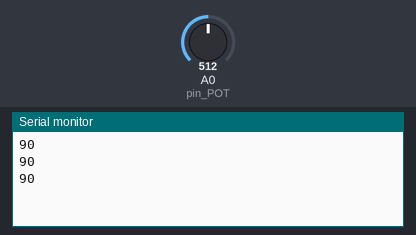
Bench run of a sketch on a simulated Arduino Uno, built with avr-gcc and run on an emulated ATmega328P. On the bench: the last lines printed to the serial monitor. Inputs (shaded band) come from the test bench; at power-on: A0 (pin_POT) = 512. No radio packets arrive unless stated.

Above: at 1.3 s.
1.4 s: A0 (pin_POT) set to 716
At 1.9 s:
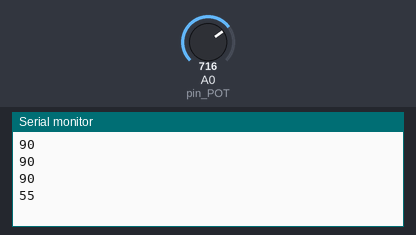
2.9 s: A0 (pin_POT) set to 900
At 3.4 s:
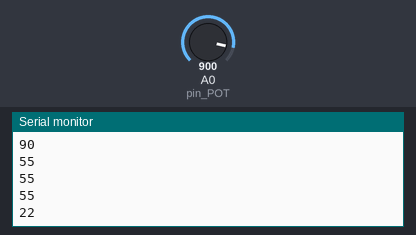
Timing chart, 0 to 5.9 s (numbered marks = the images above; inputs shaded):
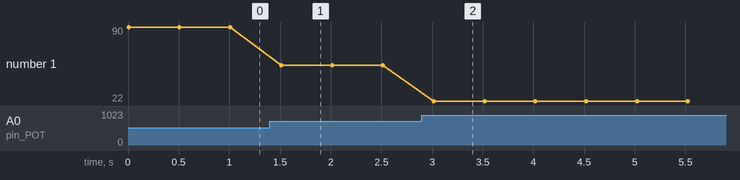

Measured:
- after the input at 1.4 s, the serial monitor: prints a new line after 0.11 s (image 1)
- after the input at 2.9 s, the serial monitor: prints a new line after 0.12 s (image 2)
- plotted number 1: 90 → 55 after the input at 1.4 s, 55 → 22 after the input at 2.9 s

The sketch:

controlador.ino
```cpp
// 1a. Competicao de Aerobarcos - 2s2018
// Escola de Engenharia de Piracicaba - EEP
// Programa : NRF24L01 Transmissor - Controlador
// Versao 1.0

#include <SPI.h>
#include "nRF24L01.h"
#include "RF24.h"

char buffer[10];

int pin_POT = A0;
int graus = 0;

RF24 radio(9,10);

// Essa chave deve ser diferente para cada equipe participante, porém igual em ambos os programas da mesma equipe.
const uint64_t pipe = 0xE13CBAF433LL;

void setup() {

  Serial.begin(9600);
  radio.begin();
  radio.setChannel(100);
  radio.openWritingPipe(pipe);

}

void loop() {

    graus = analogRead(pin_POT);
    graus = map(graus,0,1023,180,0);

    sprintf(buffer,"%d",graus);
    Serial.write(buffer);
    Serial.write("\n");
    radio.write(buffer, sizeof(buffer));

    delay(500);
}
```
